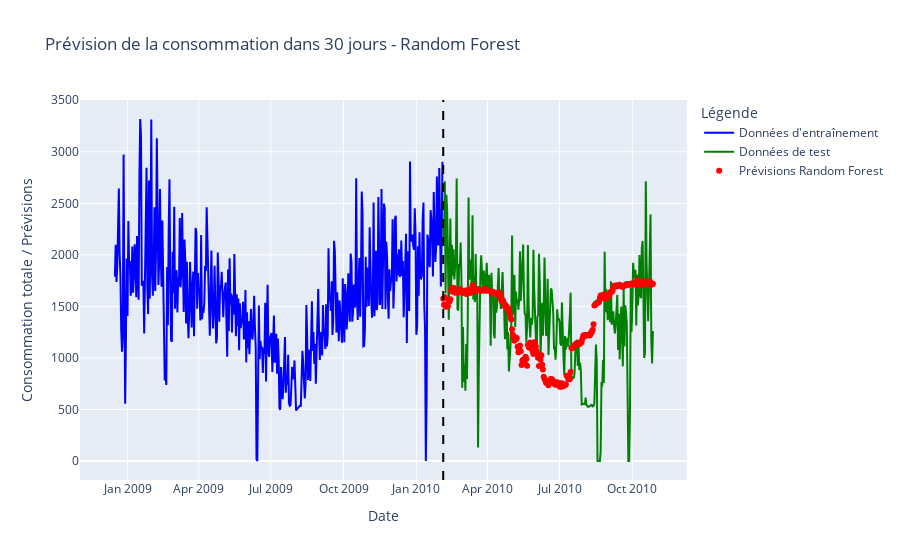

The code cell stored with this chart in its notebook:
### Code cell
import plotly.graph_objs as go

fig_rf = go.Figure()

fig_rf.add_trace(go.Scatter(
    x=train_df.index, y=train_df["total_consumption"],
    mode="lines", name="Données d'entraînement", line=dict(color="blue")
))
fig_rf.add_trace(go.Scatter(
    x=test_df.index, y=test_df["total_consumption"],
    mode="lines", name="Données de test", line=dict(color="green")
))
fig_rf.add_trace(go.Scatter(
    x=df_final.index, y=df_final["Prévision_RandomForest"],
    mode="markers", name="Prévisions Random Forest", marker=dict(color="red")
))

fig_rf.update_layout(
    title="Prévision de la consommation dans 30 jours - Random Forest",
    xaxis_title="Date",
    yaxis_title="Consommation totale / Prévisions",
    legend_title="Légende",
    shapes=[vline]
)

fig_rf.show()

### Figure 1 — Plotly figure (JSON) as saved in the notebook; plotly's stock layout.template omitted (floating-point values rounded to 4 significant figures; data arrays with more than 128 entries replaced by an {"elided": "..."} marker saying what was removed)
{"data": [{"line": {"color": "blue"}, "mode": "lines", "name": "Données d'entraînement", "type": "scatter", "x": {"elided": "416 str values"}, "y": {"elided": "416 float values"}}, {"line": {"color": "green"}, "mode": "lines", "name": "Données de test", "type": "scatter", "x": {"elided": "266 str values"}, "y": {"elided": "266 float values"}}, {"marker": {"color": "red"}, "mode": "markers", "name": "Prévisions Random Forest", "type": "scatter", "x": {"elided": "682 str values"}, "y": {"elided": "682 float values"}}], "layout": {"legend": {"title": {"text": "Légende"}}, "shapes": [{"line": {"color": "Black", "dash": "dash", "width": 2}, "type": "line", "x0": "2010-02-04", "x1": "2010-02-04", "xref": "x", "y0": 0, "y1": 1, "yref": "paper"}], "title": {"text": "Prévision de la consommation dans 30 jours - Random Forest"}, "xaxis": {"title": {"text": "Date"}}, "yaxis": {"title": {"text": "Consommation totale / Prévisions"}}}}
